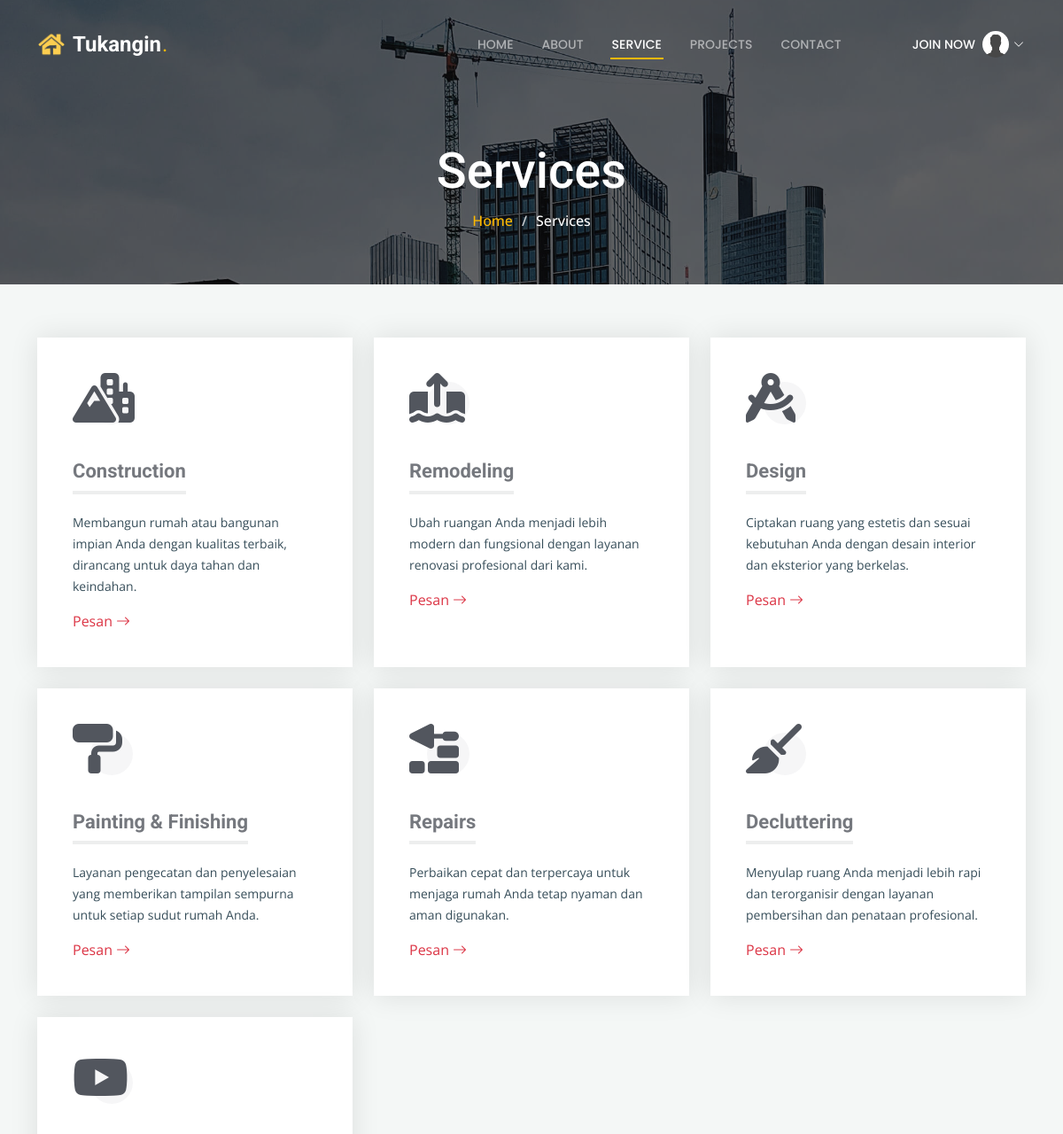
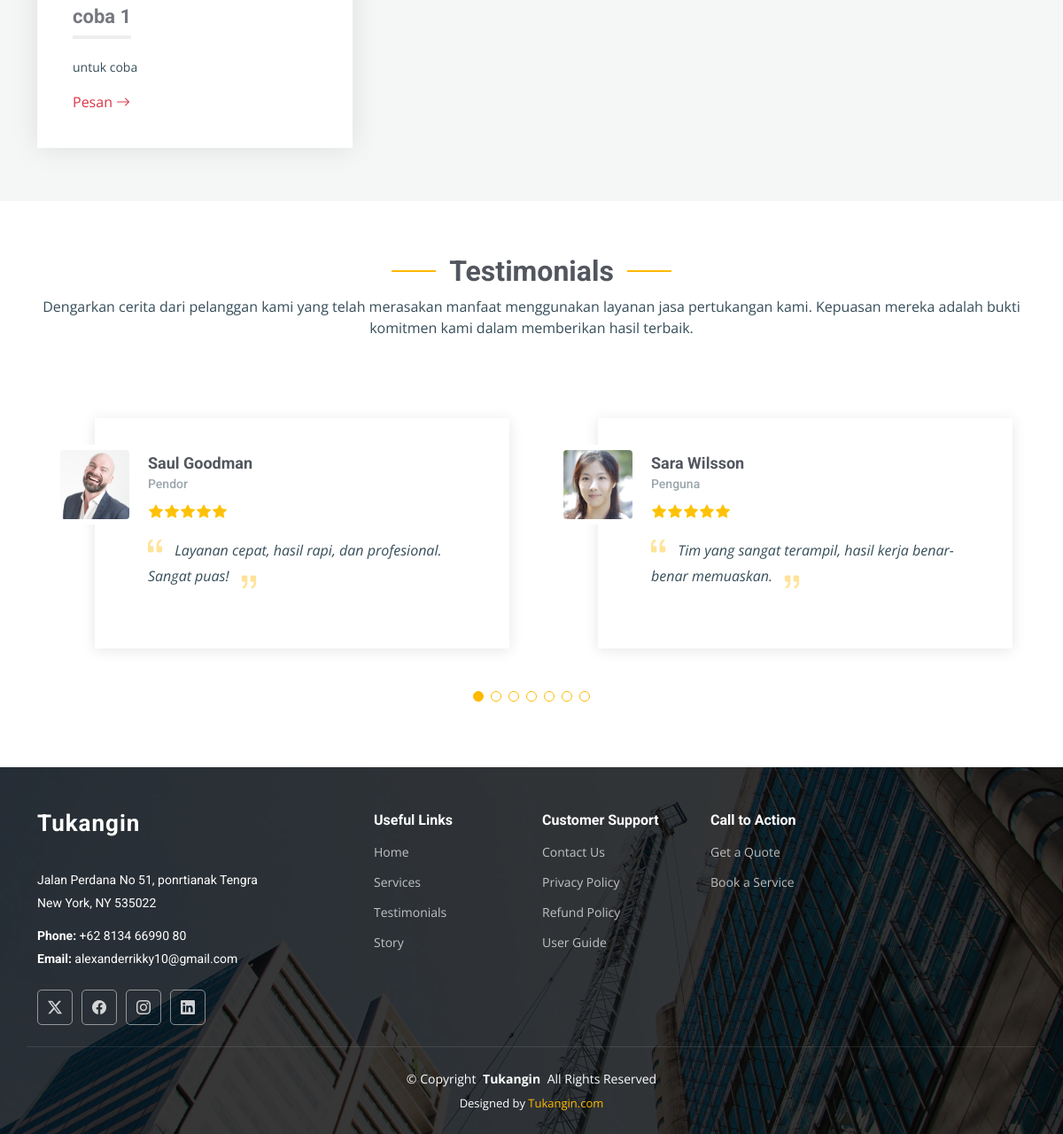
Screenshot of /index.php/tukangin/services with the database file from the repository (2 pictures, top to bottom).
### tables this page shows
CREATE TABLE `jasa` (
  `id` int(11) NOT NULL,
  `icon` varchar(255) NOT NULL,
  `title` varchar(255) NOT NULL,
  `deskripsi` text NOT NULL,
  `harga` int(11) NOT NULL,
  `img` varchar(255) NOT NULL
);

CREATE TABLE `testimoni` (
  `id_testimoni` int(11) NOT NULL,
  `name_user` varchar(128) NOT NULL,
  `jabatan` varchar(128) NOT NULL,
  `img` varchar(255) DEFAULT 'default.jpg',
  `bintang` varchar(255) NOT NULL,
  `komentar` text NOT NULL
);

CREATE TABLE `jabatan` (
  `id_jabatan` int(11) NOT NULL,
  `jabatan` varchar(128) NOT NULL
);

CREATE TABLE `bintang` (
  `id_bintang` int(11) NOT NULL,
  `bintang` varchar(50) NOT NULL,
  `jumlah_bintang` varchar(255) NOT NULL
);

### application/controllers/Tukangin.php (called while the page is built, shortened)
<?php
class Tukangin extends CI_Controller
{
    private $user_data;
    public function __construct()
    {
        if ($this->session->userdata('email')) {
            $this->user_data = $this->Model_users->cekData(['email' => $this->session->userdata('email')])->row_array();
        } else {
            $this->user_data = null;
        }
    }
    private function load_template($view, $data = [])
    {
        $data['user'] = $this->user_data;
        $this->load->view('template/v-header', $data);
        $this->load->view($view, $data);
        $this->load->view('template/v-footer');
    }
    public function services()
    {
        $data['title'] = 'Services';
        $data['metode'] = $this->Model_services->metodeBayar()->result_array();
        $data['services'] = $this->Model_services->getServices()->result_array();
        $data['test'] = $this->Model_test->getTestimoni();
        $data['user'] = $this->Model_users->cekData(['email' => $this->session->userdata('email')])->row_array();
        $this->load_template('template/v-services', $data);
    }
}

### index.php (called while the page is built, shortened)
<?php
require_once BASEPATH . 'core/CodeIgniter.php';

### application/models/Model_services.php (called while the page is built, shortened)
<?php
class Model_services extends CI_Model
{
    public function getServices()
    {
        return $this->db->get('jasa');
    }
}

### application/models/Model_test.php (called while the page is built, shortened)
<?php
class Model_test extends CI_Model
{
    public function getTestimoni()
    {
        $this->db->select('
            t.id_testimoni,
            t.name_user,
            j.jabatan AS jabatan_user,
            t.img,
            b.jumlah_bintang AS jumlah_bintang,
            t.komentar
        ');
        $this->db->from('testimoni t');
        $this->db->join('jabatan j', 't.jabatan = j.id_jabatan', 'inner');
        $this->db->join('bintang b', 't.bintang = b.id_bintang', 'inner');
        $query = $this->db->get();
        return $query->result_array();
    }
}

### application/views/template/v-services.php (the view, shortened to what this page needs)
<main class="main">
    <div class="page-title dark-background" style="background-image: url(<?= base_url('assets/') ?>img/page-title-bg.jpg);">
        <div class="container position-relative">
            <h1>Services</h1>
            <nav class="breadcrumbs">
                <ol>
                    <li><a href="<?= base_url('tukangin/home') ?>">Home</a></li>
                    <li class="current">Services</li>
                </ol>
            </nav>
        </div>
    </div>
    <section id="services" class="services section light-background">
        <div class="container">
            <div class="row gy-4">
                <?php foreach ($services as $sv) : ?>
                    <div class="col-lg-4 col-md-6" data-aos="fade-up" data-aos-delay="100">
                        <div class="service-item position-relative">
                            <div class="icon">
                                <i class="<?= $sv['icon'] ?>"></i>
                            </div>
                            <h3><?= $sv['title'] ?></h3>
                            <p><?= $sv['deskripsi'] ?></p>
                            <?php if ($this->session->userdata('email')) : ?>
                                <a href="#" data-bs-toggle="modal" data-bs-target="#cekOutModal<?= $sv['id'] ?>" class="readmore stretched-link">Pesan <i class="bi bi-arrow-right"></i></a>
                            <?php else : ?>
                                <a href="#" class="readmore stretched-link text-danger" onclick="alert('Anda belum login! Silakan login terlebih dahulu.'); return false;">Pesan <i class="bi bi-arrow-right"></i></a>
                            <?php endif; ?>
                        </div>
                    </div>
                <?php endforeach; ?>
            </div>
        </div>
    </section>
    <section id="testimonials" class="testimonials section">
        <div class="container section-title" data-aos="fade-up">
            <h2>Testimonials</h2>
            <p>Dengarkan cerita dari pelanggan kami yang telah merasakan manfaat menggunakan layanan jasa pertukangan kami. Kepuasan mereka adalah bukti komitmen kami dalam memberikan hasil terbaik.</p>
        </div>
        <div class="container" data-aos="fade-up" data-aos-delay="100">
            <div class="swiper init-swiper">
                <div class="swiper-wrapper">
                    <?php foreach ($test as $ts) : ?>
                        <div class="swiper-slide">
                            <div class="testimonial-wrap">
                                <div class="testimonial-item">
                                    <img src="<?= base_url('assets/img/profile/') . $ts['img'] ?>" class="testimonial-img" alt="" />
                                    <h3><?= $ts['name_user'] ?></h3>
                                    <h4><?= $ts['jabatan_user'] ?></h4>
                                    <div class="stars">
                                        <?= $ts['jumlah_bintang'] ?>
                                    </div>
                                    <p>
                                        <i class="bi bi-quote quote-icon-left"></i>
                                        <span><?= $ts['komentar'] ?></span>
                                        <i class="bi bi-quote quote-icon-right"></i>
                                    </p>
                                </div>
                            </div>
                        </div>
                    <?php endforeach; ?>
                </div>
                <div class="swiper-pagination"></div>
            </div>
        </div>
    </section>
</main>

### application/views/template/v-header.php (shortened to what this page needs)
<!DOCTYPE html>
<html lang="en">
<head>
    <link href="<?= base_url('assets/') ?>vendor/bootstrap/css/bootstrap.min.css" rel="stylesheet">
    <link href="<?= base_url('assets/') ?>vendor/bootstrap-icons/bootstrap-icons.css" rel="stylesheet">
    <link href="<?= base_url('assets/') ?>vendor/aos/aos.css" rel="stylesheet">
    <link href="<?= base_url('assets/') ?>vendor/fontawesome-free/css/all.min.css" rel="stylesheet">
    <link href="<?= base_url('assets/') ?>vendor/glightbox/css/glightbox.min.css" rel="stylesheet">
    <link href="<?= base_url('assets/') ?>vendor/swiper/swiper-bundle.min.css" rel="stylesheet">
    <link href="<?= base_url('assets/') ?>css/main.css" rel="stylesheet">
</head>
<body class="index-page">
    <header id="header" class="header d-flex align-items-center fixed-top">
        <div class="container-fluid container-xl position-relative d-flex align-items-center justify-content-between">
            <a href="" class="logo d-flex align-items-center">
                <img src="<?= base_url('assets/') ?>img/logo-1.png" alt="">
                <h1 class="sitename">Tukangin</h1> <span>.</span>
            </a>
            <nav id="navmenu" class="navmenu">
                <ul>
                    <li>
                        <a class="<?php if ($title == 'Home') {
                                        echo 'active';
                                    } ?>" href="<?= base_url('tukangin/home') ?>">Home</a>
                    </li>
                    <li>
                        <a class="<?php if ($title == 'About') {
                                        echo 'active';
                                    } ?>" href="<?= base_url('tukangin/about') ?>">About</a>
                    </li>
                    <li>
                        <a class="<?php if ($title == 'Services') {
                                        echo 'active';
                                    } ?>" href="<?= base_url('tukangin/services') ?>">Service</a>
                    </li>
                    <li>
                        <a class="<?php if ($title == 'Project') {
                                        echo 'active';
                                    } ?>" href="<?= base_url('tukangin/project') ?>">Projects</a>
                    </li>
                    <li>
                        <a class="<?php if ($title == 'Contact') {
                                        echo 'active';
                                    } ?>" href="<?= base_url('tukangin/contact') ?>">Contact</a>
                    </li>
                    <li class="dropdown ms-5">
                        <a>
                            <span>
                                <?php if ($this->session->userdata('email')): ?>
                                    <?= $user['name']; ?>
                                <?php else: ?>
                                    Join Now
                                <?php endif; ?>
                            </span>
                            <img
                                class="img-profile rounded-circle ms-2"
                                height="30"
                                width="30"
                                src="<?= $this->session->userdata('email')
                                            ? base_url('assets/img/profile/') . $user['image']
                                            : base_url('assets/img/profile/default.jpg') ?>" />
                            <i class="bi bi-chevron-down toggle-dropdown"></i>
                        </a>
                    </li>
                </ul>
            </nav>
        </div>
    </header>

### application/views/template/v-footer.php (shortened to what this page needs)
<footer id="footer" class="footer dark-background">
    <div class="container footer-top">
        <div class="row gy-4">
            <div class="col-lg-4 col-md-6 footer-about">
                <a href="index.html" class="logo d-flex align-items-center">
                    <span class="sitename">Tukangin</span>
                </a>
                <div class="footer-contact pt-3">
                    <p>Jalan Perdana No 51, ponrtianak Tengra</p>
                    <p>New York, NY 535022</p>
                    <p class="mt-3"><strong>Phone:</strong> <span>+62 8134 66990 80</span></p>
                    <p><strong>Email:</strong> <span>alexanderrikky10@gmail.com</span></p>
                </div>
                <div class="social-links d-flex mt-4">
                    <a href=""><i class="bi bi-twitter-x"></i></a>
                    <a href=""><i class="bi bi-facebook"></i></a>
                    <a href=""><i class="bi bi-instagram"></i></a>
                    <a href=""><i class="bi bi-linkedin"></i></a>
                </div>
            </div>
            <div class="col-lg-2 col-md-3 footer-links">
                <h4>Useful Links</h4>
                <ul>
                    <li><a href="<?= base_url('tukangin') ?>">Home</a></li>
                    <li><a href="<?= base_url('tukangin/services') ?>">Services</a></li>
                    <li><a href="#testimonials">Testimonials</a></li>
                    <li><a href="<?= base_url('tukangin/about') ?>">Story</a></li>
                </ul>
            </div>
            <div class="col-lg-2 col-md-3 footer-links">
                <h4>Customer Support</h4>
                <ul>
                    <li><a href="<?= base_url('tukangin/contact') ?>">Contact Us</a></li>
                    <li><a href="#">Privacy Policy</a></li>
                    <li><a href="#">Refund Policy</a></li>
                    <li><a href="#">User Guide</a></li>
                </ul>
            </div>
            <div class="col-lg-2 col-md-3 footer-links">
                <h4>Call to Action</h4>
                <ul>
                    <li><a href="#">Get a Quote</a></li>
                    <li><a href="#">Book a Service </a></li>
                </ul>
            </div>
        </div>
    </div>
    <div class="container copyright text-center mt-4">
        <p>© <span>Copyright</span> <strong class="px-1 sitename">Tukangin</strong> <span>All Rights Reserved</span></p>
        <div class="credits">
            Designed by <a href="#">Tukangin.com</a>
        </div>
    </div>
</footer>
</body>
</html>

### rows the page displays
jasa: title "Construction", deskripsi "Membangun rumah atau bangunan impian Anda dengan kualitas terbaik, dirancang untuk daya tahan dan keindahan."
jasa: title "Remodeling", deskripsi "Ubah ruangan Anda menjadi lebih modern dan fungsional dengan layanan renovasi profesional dari kami."
jasa: title "Design", deskripsi "Ciptakan ruang yang estetis dan sesuai kebutuhan Anda dengan desain interior dan eksterior yang berkelas."
jasa: title "Painting & Finishing", deskripsi "Layanan pengecatan dan penyelesaian yang memberikan tampilan sempurna untuk setiap sudut rumah Anda."
jasa: title "Repairs", deskripsi "Perbaikan cepat dan terpercaya untuk menjaga rumah Anda tetap nyaman dan aman digunakan."
jasa: title "Decluttering", deskripsi "Menyulap ruang Anda menjadi lebih rapi dan terorganisir dengan layanan pembersihan dan penataan profesional."
jasa: title "coba 1", deskripsi "untuk coba"
testimoni: img (picture), name_user "Saul Goodman", jabatan.jabatan "Pendor", komentar "Layanan cepat, hasil rapi, dan profesional. Sangat puas!"
testimoni: img (picture), name_user "Sara Wilsson", jabatan.jabatan "Penguna", komentar "Tim yang sangat terampil, hasil kerja benar-benar memuaskan."
